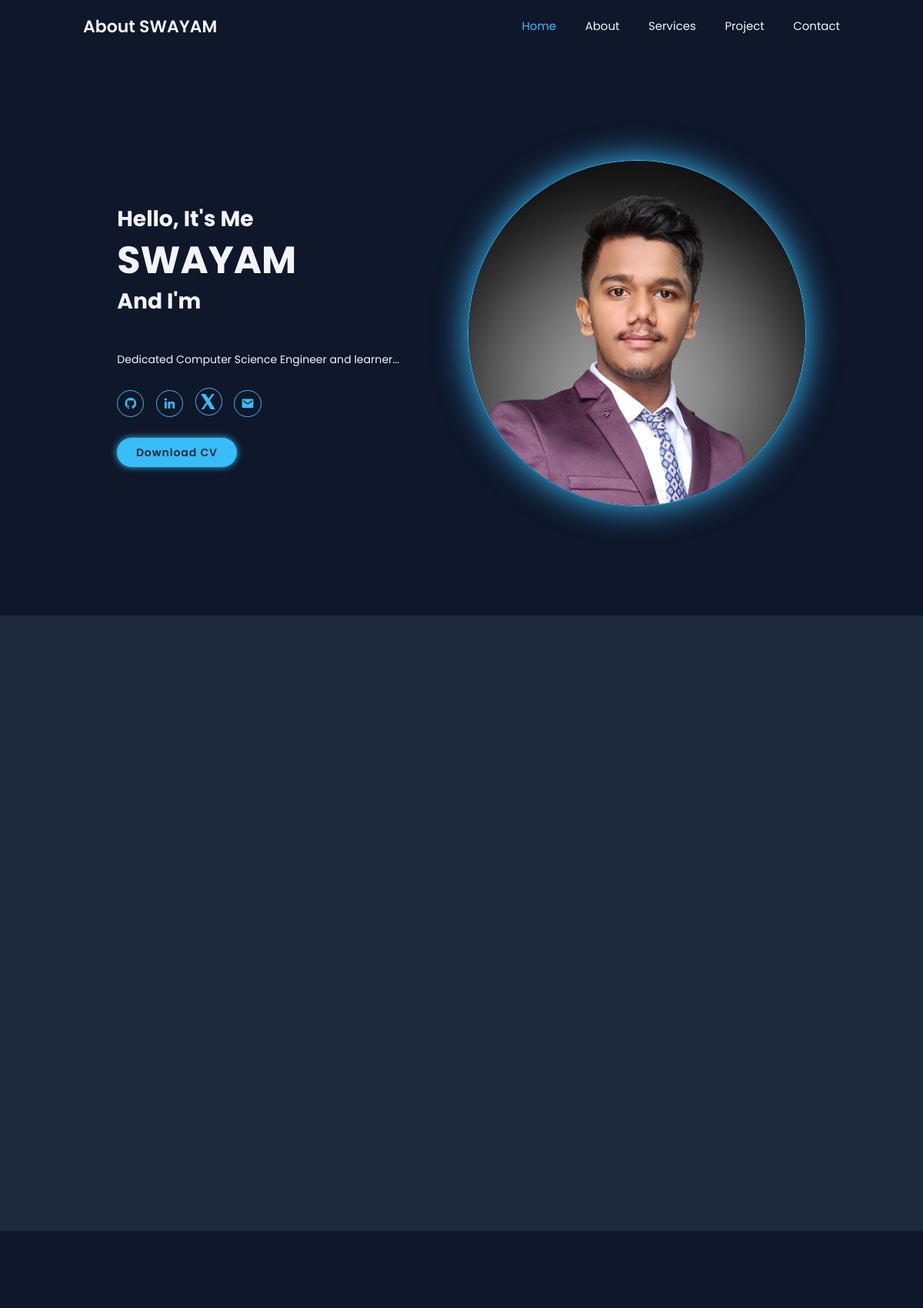
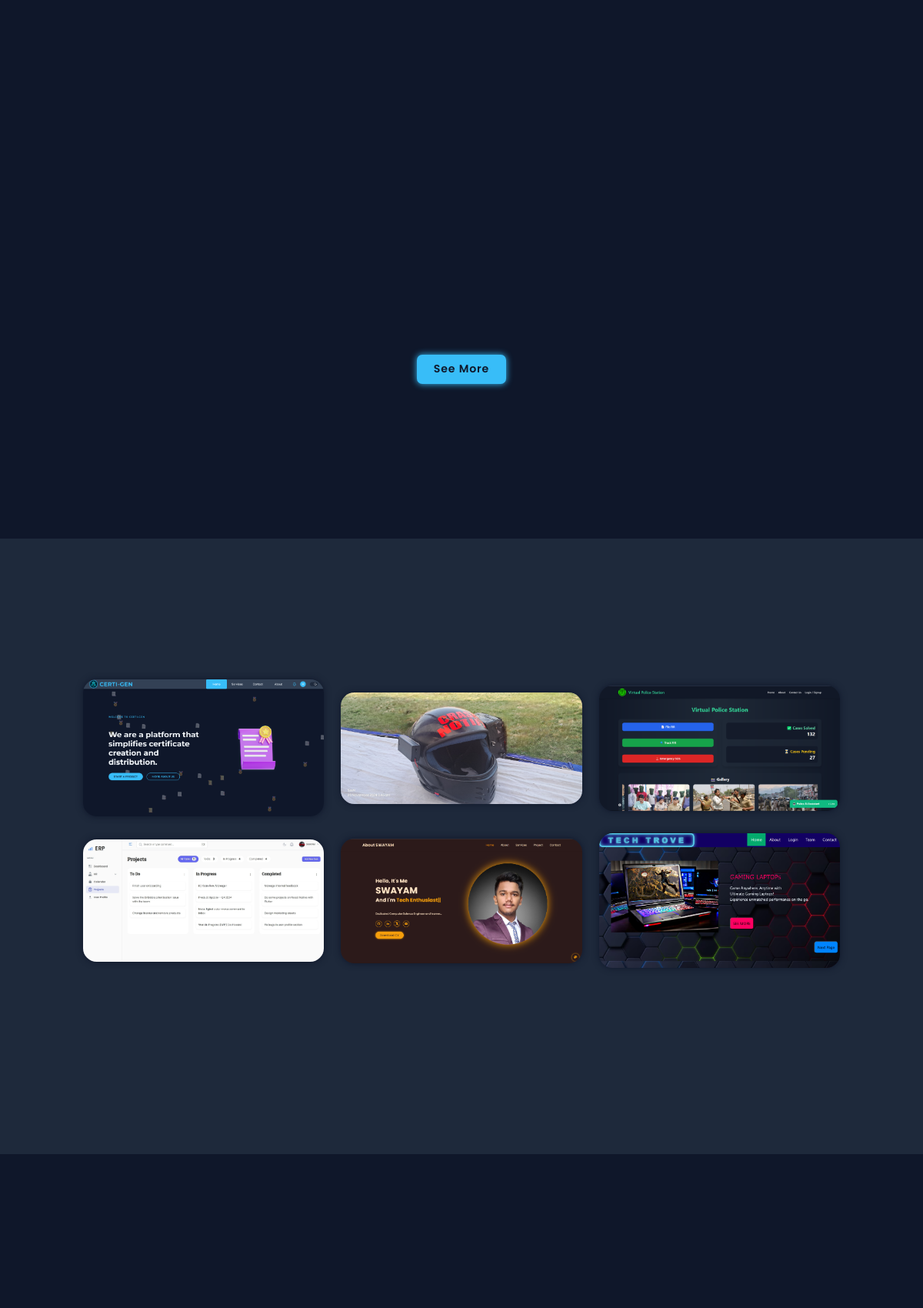
The app's page / (signed in, upper part) with its own data (2 pictures, top to bottom).
### main/models.py (models this page shows, shortened)
class Hero(models.Model):
    greeting = models.CharField(max_length=100, default="Hello, It's Me")
    name = models.CharField(max_length=100)
    description = models.TextField()
    tagline = models.TextField(help_text="Comma-separated job roles for typing effect", default="Web Developer, Designer")
    github = models.URLField(blank=True, null=True)
    linkedin = models.URLField(blank=True, null=True)
    twitter = models.URLField(blank=True, null=True)
    email = models.EmailField()
    cv = models.FileField(upload_to='cv/', blank=True, null=True)
    image = models.ImageField(upload_to='hero/')

class Project(models.Model):
    title = models.CharField(max_length=200)
    description = models.TextField(max_length=300)
    image = models.ImageField(upload_to='project_thumbnails/')
    link = models.URLField(blank=True)
    created_at = models.DateTimeField(auto_now_add=True)

### main/views.py (the view, shortened to what this page needs)
# urls.py: 2. Add a URL to urlpatterns:  path('', views.home, name='home')
def home(request):
    about = About.objects.first()
    services = Service.objects.all().order_by('-created_at')
    projects = Project.objects.all().order_by('-created_at')
    hero = Hero.objects.first()
    roles = [role.strip() for role in hero.tagline.split(',')]
    theme = get_current_theme(request)
    success = False
    context = {
    'theme': theme,
    'hero': hero,
    'roles': roles,
    'about': about,
    'success': success,
    'projects': projects,
    'services':services
}
    return render(request, 'index.html', context)

### main/views.py (called while the page is built)
def get_current_theme(request):
    if 'theme_id' not in request.session:
        theme = random.choice(SiteTheme.objects.all())
        request.session['theme_id'] = theme.id
    else:
        theme = SiteTheme.objects.get(id=request.session['theme_id'])
    return theme

### main/templates/index.html (shortened to what this page needs)
{% load static %}
<!DOCTYPE html>
<html lang="en">
  <head>
    <link rel="stylesheet" href="{% static 'css/style.css' %}" />
    <link
      href="https://unpkg.com/boxicons@2.1.4/css/boxicons.min.css"
      rel="stylesheet"
    />
  </head>
  <body>
    <header class="header">
      <a href="#" class="logo">About SWAYAM</a>
      <nav class="navBar">
        <a href="#home" class="active">Home</a>
        <a href="#about">About</a>
        <a href="#services">Services</a>
        <a href="#project">Project</a>
        <a href="#contact">Contact</a>
      </nav>
    </header>
    <section class="home" id="home">
      <div class="home-content">
        <h3>{{ hero.greeting }}</h3>
        <h1>{{ hero.name }}</h1>
        <h3>And I'm </h3>
        <p>{{ hero.description }}</p>
        <div class="social-media">
          {% if hero.github %}<a href="{{ hero.github }}" target="_blank"
            ><i class="bx bxl-github"></i></a
          >{% endif %} {% if hero.linkedin %}<a
            href="{{ hero.linkedin }}"
            target="_blank"
            ><i class="bx bxl-linkedin"></i></a
          >{% endif %} {% if hero.twitter %}<a
            href="{{ hero.twitter }}"
            target="_blank"
            title="X"
            ><svg
              width="20"
              height="20"
              viewBox="0 0 1200 1227"
              fill="currentColor"
              xmlns="http://www.w3.org/2000/svg"
            >
              <path
                d="M896.333 0H1080L705.333 527.667L1140 1227H790L519.667 800.667L211.333 1227H28L423.333 666.333L0 0H362.667L608 388L896.333 0Z"
              /></svg></a
          >{% endif %} {% if hero.email %}<a href="mailto:{{ hero.email }}"
            ><i class="bx bxs-envelope"></i></a
          >{% endif %}
        </div>
        {% if hero.cv %}
        <a href="{{ hero.cv.url }}" class="btn" download>Download CV</a>
        {% endif %}
      </div>
      <div class="home-img">
        <img src="{{ hero.image.url }}" alt="home-img" />
      </div>
    </section>
    <section class="about" id="about">
    </section>
    <section class="services" id="services">
      {% if services|length > 3 %}
      <div class="see-more-wrapper">
        <button id="toggleServicesBtn" class="btn">See More</button>
      </div>
      {% endif %}
    </section>
    <section class="project" id="project">
      <div class="project-container">
        {% for project in projects %}
        <div
          class="project-box {% if forloop.counter > 6 %}extra-project{% endif %}"
        >
          <img src="{{ project.image.url }}" alt="{{ project.title }}" />
        </div>
        {% endfor %}
      </div>
    </section>
    <section class="contact" id="contact">
      <div class="contact-container" id="formContainer">
      </div>
    </section>
  </body>
</html>

### main/static/css/style.css (style rules this page uses)
* { margin: 0; padding: 0; font-family: "Poppins", sans-serif; box-sizing: border-box; text-decoration: none; border: none; outline: none; list-style: none; scroll-behavior: smooth; transition: all 0.3s ease-in-out; }
html { transition: background-color 1s ease, color 0.3s ease; font-size: 62.5%; overflow-x: hidden; }
body { background-color: var(--bg-color); color: var(--text-color); }
section { min-height: 100vh; padding: 10rem 9% 2rem; }
.header { position: fixed; top: 0; left: 0; width: 100%; padding: 2rem 9%; background-color: var(--bg-color); display: flex; justify-content: space-between; align-items: center; z-index: 100; }
.logo { font-size: 2.5rem; font-family: "Poppins"; color: var(--text-color); font-weight: 600; cursor: default; }
.navBar a { font-size: 1.7rem; color: var(--text-color); margin-left: 4rem; transition: 0.2s all ease-in-out; }
.navBar a:hover, .navBar a.active { color: var(--main-color); }
.home { display: flex; justify-content: space-around; align-items: center; }
.home-img img, .about-img img { max-width: 50rem; border-radius: 50%; border: 1px solid var(--main-color); box-shadow: 0 0 5rem var(--main-color); }
.home-img img { animation: floatImage 2.5s ease-in-out infinite; }
.home-content h3 { font-size: 3.2rem; font-weight: 700; }
.home-content h3:nth-of-type(2) { margin-bottom: 5rem; }
.home-content h1 { font-size: 5.6rem; font-weight: 700; line-height: 1.3; }
.home-content p { font-size: 1.6rem; }
.social-media a { display: inline-flex; justify-content: center; align-items: center; width: 4rem; height: 4rem; background: transparent; border: 0.2rem solid var(--main-color); border-radius: 50%; font-size: 2rem; color: var(--main-color); margin: 3rem 1.5rem 3rem 0; transition: all 0.2s ease-in-out; }
.btn { display: inline-block; padding: 1rem 2.8rem; background: var(--main-color); border-radius: 4rem; box-shadow: 0 0 1rem var(--main-color); font-size: 1.6rem; color: var(--second-bg-color); letter-spacing: 0.1rem; font-weight: 600; transition: all 0.2s ease-in-out; }
.about { display: flex; justify-content: space-around; align-items: center; gap: 2rem; background: var(--second-bg-color); }
.project { background: var(--second-bg-color); }
.project-container { display: grid; grid-template-columns: repeat(3, 1fr); align-items: center; gap: 2.5rem; }
.project-container .project-box { position: relative; border-radius: 2rem; box-shadow: 0 0 1rem var(--bg-color); overflow: hidden; display: flex; }
.project-box img { width: 100%; transition: 0.3s all ease-in-out; }
@media (max-width: 1200px) { html { font-size: 55%; } }

### records on screen
Hero: greeting "Hello, It's Me", name "SWAYAM", description "Dedicated Computer Science Engineer and learner...", image (picture)
Project: image (picture)
Project: image (picture)
Project: image (picture)
Project: image (picture)
Project: image (picture)
Project: image (picture)
